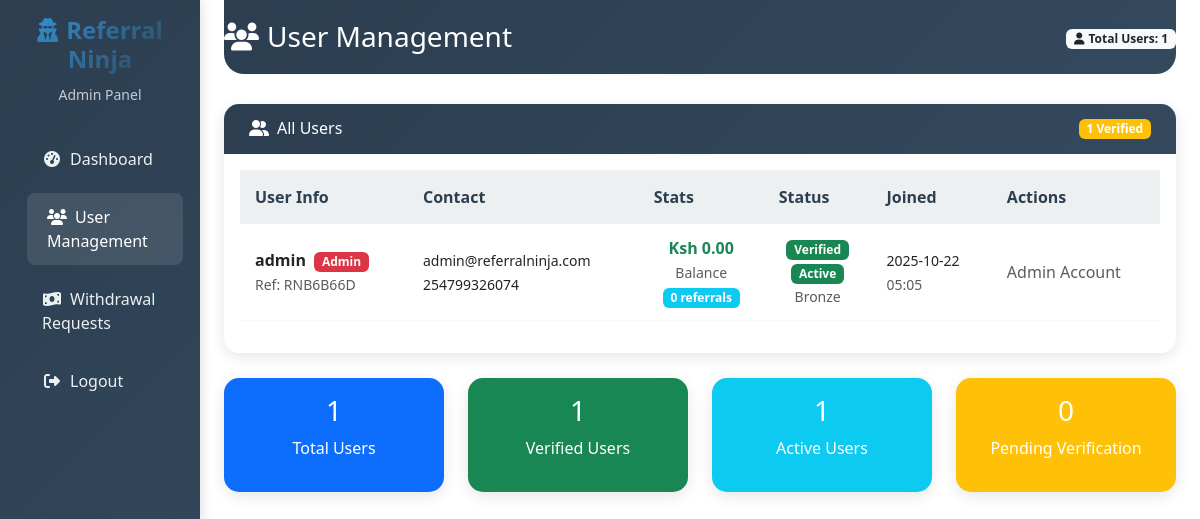
/admin/users (signed in), run on an earlier commit of the app's database.
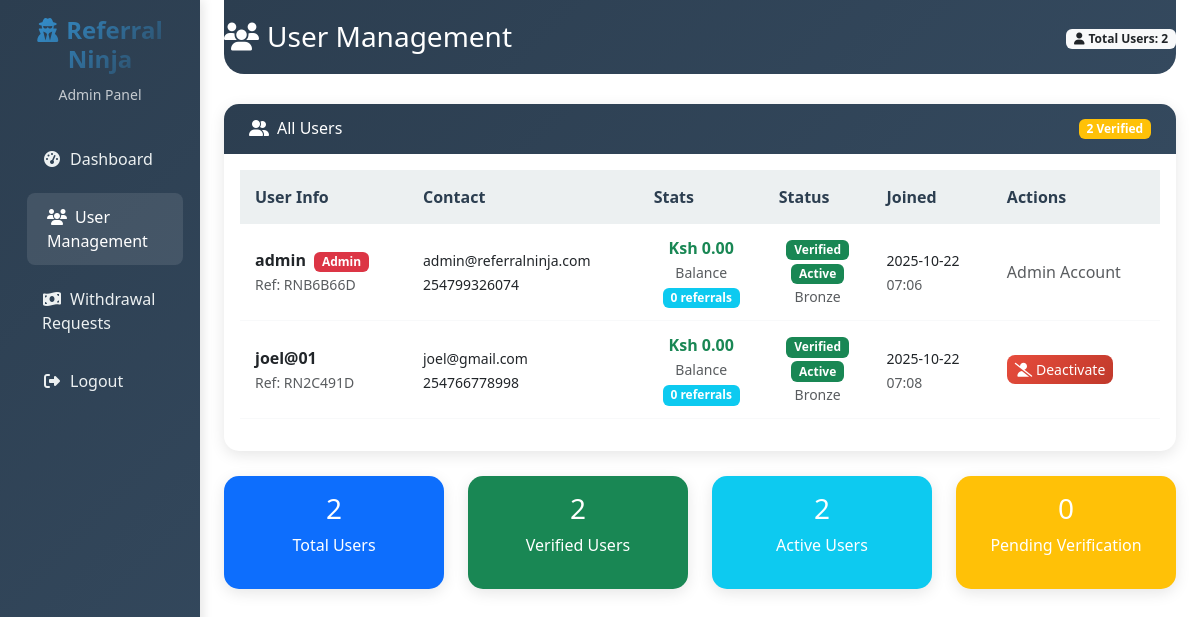
And on a later commit of the database.
### app.py (models this page shows, shortened)
class User(UserMixin, db.Model):
    id = db.Column(db.Integer, primary_key=True)
    username = db.Column(db.String(80), unique=True, nullable=False)
    email = db.Column(db.String(120), unique=True, nullable=False)
    password_hash = db.Column(db.String(200), nullable=False)
    phone_number = db.Column(db.String(20), unique=True, nullable=False)
    balance = db.Column(db.Float, default=0.0)
    referral_code = db.Column(db.String(10), unique=True)
    referred_by = db.Column(db.String(10))
    referral_balance = db.Column(db.Float, default=0.0)
    total_earned = db.Column(db.Float, default=0.0)
    total_withdrawn = db.Column(db.Float, default=0.0)
    referral_count = db.Column(db.Integer, default=0)
    is_admin = db.Column(db.Boolean, default=False)
    is_verified = db.Column(db.Boolean, default=False)
    is_active = db.Column(db.Boolean, default=True)
    created_at = db.Column(db.DateTime, default=lambda: datetime.now(timezone.utc))
    user_rank = db.Column(db.String(20), default='Bronze')
    total_commission = db.Column(db.Float, default=0.0)
    referral_source = db.Column(db.String(20), default='direct')
    reset_token = db.Column(db.String(100), unique=True)
    reset_token_expires = db.Column(db.DateTime)

### app.py (the view)
@app.route('/admin/users')
@login_required
@admin_required
def admin_users():
    users = User.query.all()
    for user in users:
        user.referral_count = Referral.query.filter_by(referrer_id=user.id).count()
        user.pending_withdrawals = Transaction.query.filter_by(
            user_id=user.id,
            transaction_type='withdrawal',
            status='pending'
        ).count()
    return render_template('admin_users.html', users=users)

### app.py (called while the page is built)
def admin_required(f):
    @wraps(f)
    def decorated_function(*args, **kwargs):
        if not current_user.is_admin:
            flash('Access denied. Admin privileges required.', 'error')
            return redirect(url_for('dashboard'))
        return f(*args, **kwargs)
    return decorated_function

@app.context_processor
def utility_processor():
    return {
        'abs': abs,
        'min': min,
        'max': max,
        'round': round,
        'len': len,
        'now': datetime.now(timezone.utc)
    }

@login_manager.user_loader
def load_user(user_id):
    try:
        return db.session.get(User, int(user_id))
    except Exception as e:
        print(f"Error loading user {user_id}: {e}")
        return None

@app.before_request
def before_request():
    try:
        db.session.execute(text('SELECT 1'))
    except Exception as e:
        print(f"Database connection error: {e}")
        db.session.rollback()

### templates/admin_users.html (shortened to what the changed rows need)
<!DOCTYPE html>
<html lang="en">
<head>
    <link href="https://cdn.jsdelivr.net/npm/bootstrap@5.3.0/dist/css/bootstrap.min.css" rel="stylesheet">
    <link rel="stylesheet" href="https://cdnjs.cloudflare.com/ajax/libs/font-awesome/6.4.0/css/all.min.css">
</head>
<body>
    <div class="container-fluid">
        <div class="row">
            <main class="col-md-9 ms-sm-auto col-lg-10 px-md-4">
                <div class="main-header">
                    <div class="d-flex justify-content-between align-items-center">
                        <h1 class="h3 mb-0">
                            <i class="fas fa-users me-2"></i>User Management
                        </h1>
                        <div class="text-end">
                            <span class="badge bg-light text-dark">
                                <i class="fas fa-user me-1"></i>Total Users: {{ users|length }}
                            </span>
                        </div>
                    </div>
                </div>
                <div class="card">
                    <div class="card-header d-flex justify-content-between align-items-center">
                        <h6 class="m-0 font-weight-bold">
                            <i class="fas fa-user-friends me-2"></i>All Users
                        </h6>
                        <span class="badge bg-warning">
                            {{ users|selectattr('is_verified')|list|length }} Verified
                        </span>
                    </div>
                    <div class="card-body">
                        {% if users %}
                            <div class="table-responsive">
                                <table class="table table-hover">
                                    <thead>
                                        <tr>
                                            <th>User Info</th>
                                            <th>Contact</th>
                                            <th>Stats</th>
                                            <th>Status</th>
                                            <th>Joined</th>
                                            <th>Actions</th>
                                        </tr>
                                    </thead>
                                    <tbody>
                                        {% for user in users %}
                                        <tr>
                                            <td>
                                                <div>
                                                    <strong>{{ user.username }}</strong>
                                                    {% if user.is_admin %}
                                                        <span class="badge bg-danger ms-1">Admin</span>
                                                    {% endif %}
                                                    <br>
                                                    <small class="text-muted">Ref: {{ user.referral_code }}</small>
                                                </div>
                                            </td>
                                            <td>
                                                <div>
                                                    <small>{{ user.email }}</small>
                                                    <br>
                                                    <small>{{ user.phone_number }}</small>
                                                </div>
                                            </td>
                                            <td>
                                                <div class="text-center">
                                                    <div class="fw-bold text-success">Ksh {{ "%.2f"|format(user.balance) }}</div>
                                                    <small class="text-muted">Balance</small>
                                                    <br>
                                                    <span class="badge bg-info">{{ user.referral_count }} referrals</span>
                                                </div>
                                            </td>
                                            <td>
                                                <div class="text-center">
                                                    {% if user.is_verified %}
                                                        <span class="badge bg-success">Verified</span>
                                                    {% else %}
                                                        <span class="badge bg-warning">Unverified</span>
                                                    {% endif %}
                                                    <br>
                                                    {% if user.is_active %}
                                                        <span class="badge bg-success">Active</span>
                                                    {% else %}
                                                        <span class="badge bg-danger">Inactive</span>
                                                    {% endif %}
                                                    <br>
                                                    <small class="text-muted">{{ user.user_rank }}</small>
                                                </div>
                                            </td>
                                            <td>
                                                <small>{{ user.created_at.strftime('%Y-%m-%d') }}</small>
                                                <br>
                                                <small class="text-muted">{{ user.created_at.strftime('%H:%M') }}</small>
                                            </td>
                                            <td>
                                                {% if not user.is_admin %}
                                                    <div class="btn-group-vertical btn-group-sm">
                                                        <button class="btn btn-{{ 'danger' if user.is_active else 'success' }}"
                                                                onclick="toggleUserStatus({{ user.id }})"
                                                                title="{{ 'Deactivate' if user.is_active else 'Activate' }} User">
                                                            <i class="fas fa-{{ 'user-slash' if user.is_active else 'user-check' }}"></i>
                                                            {{ 'Deactivate' if user.is_active else 'Activate' }}
                                                        </button>
                                                    </div>
                                                {% else %}
                                                    <span class="text-muted">Admin Account</span>
                                                {% endif %}
                                            </td>
                                        </tr>
                                        {% endfor %}
                                    </tbody>
                                </table>
                            </div>
                        {% else %}
                            <div class="text-center py-4">
                                <i class="fas fa-users fa-3x text-muted mb-3"></i>
                                <p class="text-muted">No users found in the system</p>
                            </div>
                        {% endif %}
                    </div>
                </div>
                <div class="row mt-4">
                    <div class="col-md-3">
                        <div class="card bg-primary text-white">
                            <div class="card-body text-center">
                                <h3>{{ users|length }}</h3>
                                <p>Total Users</p>
                            </div>
                        </div>
                    </div>
                    <div class="col-md-3">
                        <div class="card bg-success text-white">
                            <div class="card-body text-center">
                                <h3>{{ users|selectattr('is_verified')|list|length }}</h3>
                                <p>Verified Users</p>
                            </div>
                        </div>
                    </div>
                    <div class="col-md-3">
                        <div class="card bg-info text-white">
                            <div class="card-body text-center">
                                <h3>{{ users|selectattr('is_active')|list|length }}</h3>
                                <p>Active Users</p>
                            </div>
                        </div>
                    </div>
                </div>
            </main>
        </div>
    </div>
</body>
</html>

What changed in the data, as far as the page shows it:
changed User "admin": created_at "05:05" → "07:06"
added User: username "joel@01", referral_code "RN2C491D", email "joel@gmail.com", phone_number "254766778998", balance "0.00", referral_count "0", is_verified "Verified", shows "Active", user_rank "Bronze", created_at "2025-10-22", created_at "07:08", is_active "Deactivate"
Also different on the page:
{{ users|length }}: "1" → "2"
{{ users|selectattr('is_verified')|list|length }}: "1" → "2"
{{ users|selectattr('is_active')|list|length }}: "1" → "2"
